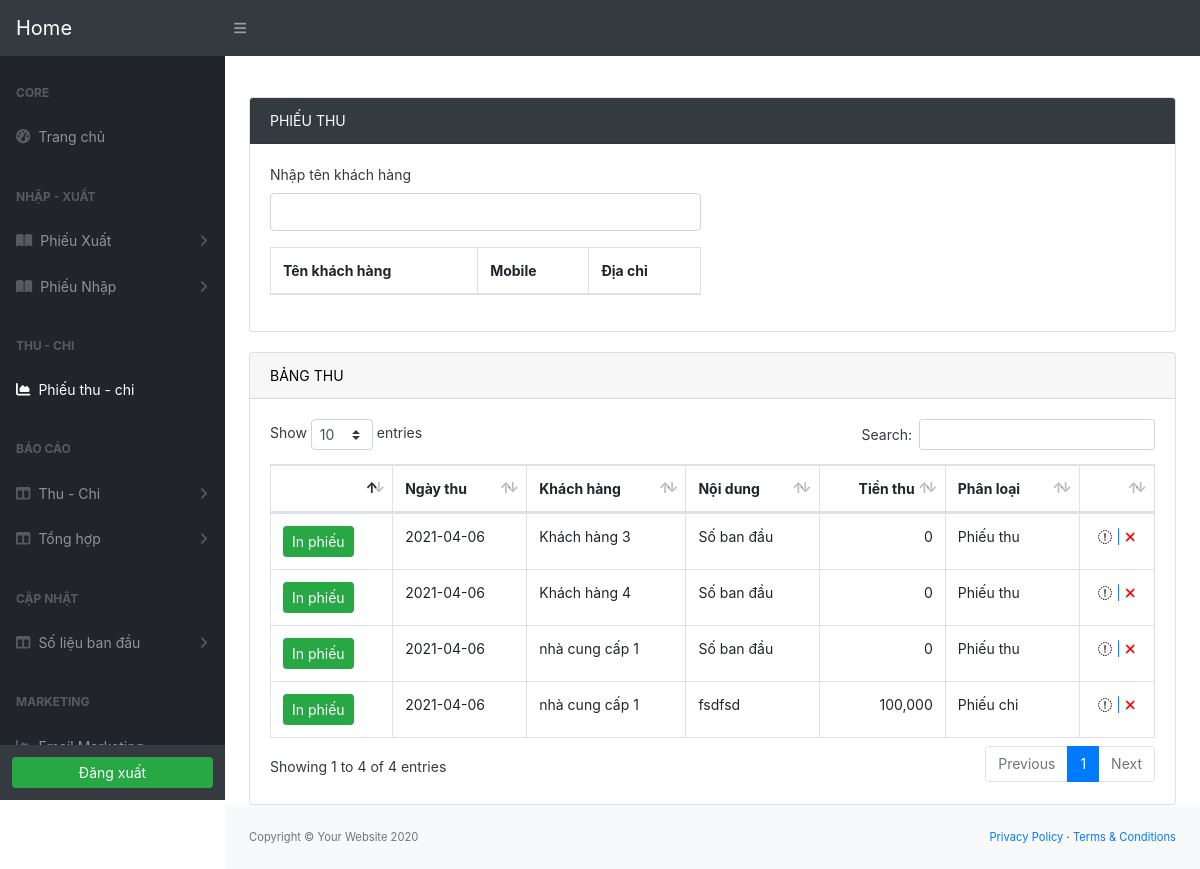
/public_html/phieu_thu.php (signed in), run on the app's committed database.
### tables this page shows
CREATE TABLE `phieu_thu` (
  `ma_phieuthu` int(100) NOT NULL,
  `ngay_thu` date NOT NULL,
  `tien_thu` int(100) NOT NULL DEFAULT 0,
  `noi_dung` varchar(200) DEFAULT NULL,
  `ma_kh` int(30) NOT NULL,
  `phanloaithuchi` varchar(100) NOT NULL
);

CREATE TABLE `khach_hang` (
  `ma_kh` int(100) NOT NULL,
  `ten_kh` varchar(100) NOT NULL,
  `mobile` varchar(20) DEFAULT NULL,
  `dia_chi` varchar(200) DEFAULT NULL,
  `facebook` varchar(100) NOT NULL,
  `zalo` varchar(100) NOT NULL,
  `email` varchar(100) NOT NULL,
  `sinhnhat` date NOT NULL,
  `phanloai` varchar(100) NOT NULL
);

### public_html/phieu_thu.php (the view, shortened to what this page needs)
<?php
include 'dau-trang.php';
?>
<br>
<div class="container-fluid"  style="margin-top: 20px">
	<div class="card text-dark" style="max-width: 100%;">
		<div class="card-header bg-dark"  style="color: white">PHIẾU THU</div>
		<div class="card-body">
			<form action="" method="POST">
				<div class="row">
						<div class="col-sm-6">
						<div class="form-group">
							<label for="">Nhập tên khách hàng</label>
							<input type="text" class="form-control" ng-model="tenkh" ng-keyup="get_khach_hang()">
						</div>
						<div style="max-height: auto; overflow-y: auto">
							<table class="table table-bordered table-inverse table-hover">
								<thead>
									<tr>
										<th>Tên khách hàng</th>
										<th>Mobile</th>
										<th>Địa chỉ</th>
									</tr>
								</thead>
							</table>
</div>
						</div>
					</div>
				</form>
			</div>
		</div>
	</div>
	<?php
	$bangdsnv = mysqli_query($conn,"SELECT pt.ma_phieuthu,pt.ngay_thu,pt.tien_thu,pt.noi_dung,pt.ma_kh,pt.phanloaithuchi,kh.ten_kh from phieu_thu pt join khach_hang kh on kh.ma_kh = pt.ma_kh");
		?>
	<div class="container-fluid"  style="margin-top: 20px">
		<div class="card text-dark" style="max-width: 100%;">
			<div class="card-header bg-gray"  style="color: black">BẢNG THU</div>
			<div class="card-body">
  <div class="table-responsive">
			<table class="table table-bordered" id="dataTable" width="100%" cellspacing="0">
					<thead>
						<tr>
							<th></th>
							<th>Ngày thu</th>
							<th>Khách hàng</th>
							<th>Nội dung</th>
							<th class="text-right">Tiền thu</th>
							<th>Phân loại</th>
							<th></th>
						</tr>
					</thead>
					<tbody>
						<?php foreach ($bangdsnv as $key => $dsnv): ?>
							<tr>
								<td><a href="inphieu_thu.php?ma_phieuthu=<?php echo $dsnv['ma_phieuthu'] ?>" class="btn btn-sm btn-success">In phiếu</a></td>
								<td><?php echo $dsnv['ngay_thu'] ?></td>
								<td><?php echo $dsnv['ten_kh'] ?></td>
								<td><?php echo $dsnv['noi_dung'] ?></td>
								<td class="text-right"><?php echo number_format($dsnv['tien_thu']) ?></td>
								<td><?php echo $dsnv['phanloaithuchi'] ?></td>
								<td style="text-align: center;">
									<a href="phieuthu_sua.php?ma_phieuthu=<?php echo $dsnv['ma_phieuthu'] ?>" title="Sửa"> <i class="fa fa-pencil-square-o fa-1x" aria-hidden="true"style="color: black"></i> | </a>
									<a href="phieuthu_xoa.php?ma_phieuthu=<?php echo $dsnv['ma_phieuthu'] ?>" title="Xóa"> <i class="fa fa-times fa-1x" aria-hidden="true" style="color: red"></i></a></td>
								</tr>
							<?php endforeach; ?>
						</tbody>
					</table>
</div>
				</div>
			</div>
		</div>
		<?php include 'chan-trang.php' ?>

### data on the page
phieu_thu: ngay_thu "2021-04-06", khach_hang.ten_kh "Khách hàng 3", noi_dung "Số ban đầu", tien_thu "0", phanloaithuchi "Phiếu thu"
phieu_thu: ngay_thu "2021-04-06", khach_hang.ten_kh "Khách hàng 4", noi_dung "Số ban đầu", tien_thu "0", phanloaithuchi "Phiếu thu"
phieu_thu: ngay_thu "2021-04-06", khach_hang.ten_kh "nhà cung cấp 1", noi_dung "Số ban đầu", tien_thu "0", phanloaithuchi "Phiếu thu"
phieu_thu: ngay_thu "2021-04-06", khach_hang.ten_kh "nhà cung cấp 1", noi_dung "fsdfsd", tien_thu "100,000", phanloaithuchi "Phiếu chi"
